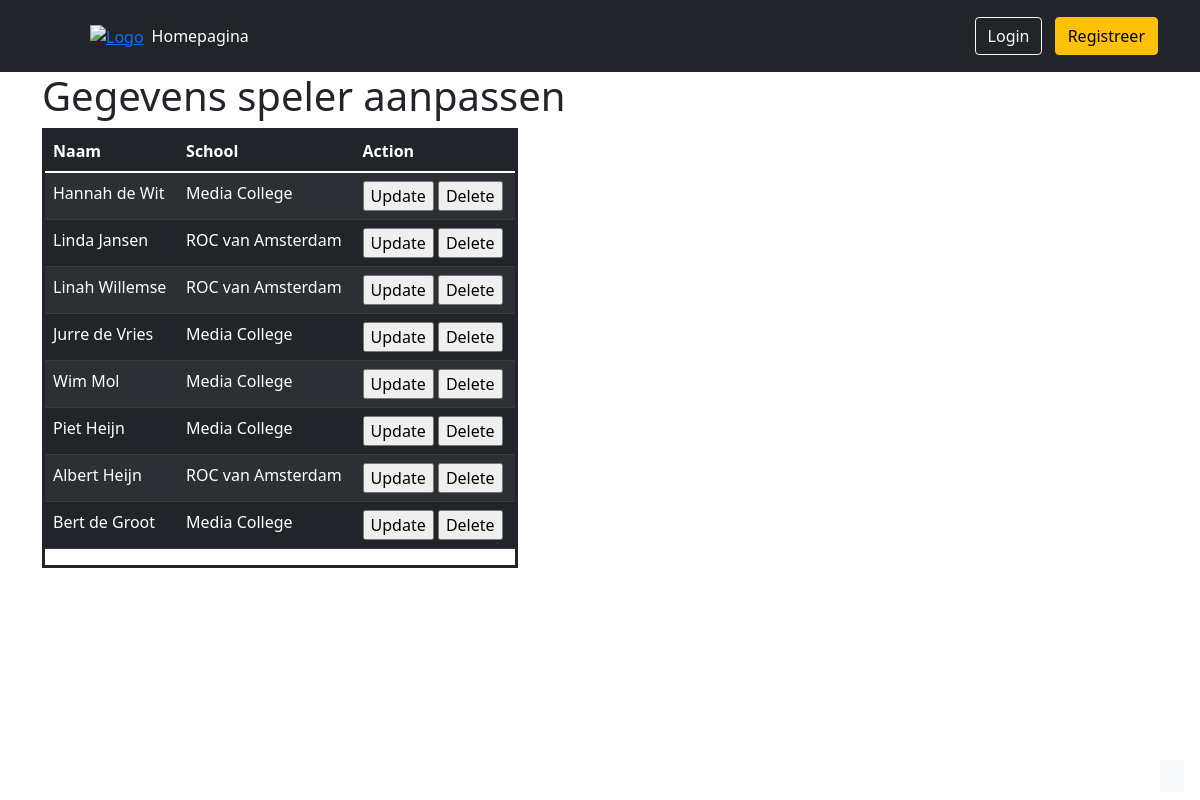
The app's page /spelers_update.php with its own data.
### tables this page shows
CREATE TABLE `spelers` (
  `speler_id` int(10) NOT NULL,
  `voornaam` varchar(50) NOT NULL,
  `tussenvoegsel` varchar(20) DEFAULT NULL,
  `achternaam` varchar(50) NOT NULL,
  `school_id` int(10) NOT NULL
);

CREATE TABLE `scholen` (
  `school_id` int(10) NOT NULL,
  `schoolnaam` varchar(50) NOT NULL
);

### spelerdatabase.php (the view, shortened to what this page needs)
<?php
function postEachPlayerForm($db) {
    if (isset($_POST["wijzig"])) {
        $hiddenId = $_POST["hiddenId"];
        postWijzigForm($hiddenId, $db);
    } else {
        if (isset($_POST["verwijder"])) {
            $hiddenId = $_POST["hiddenId"];
            deletePlayer($hiddenId, $db);
        } else {
            if (isset($_POST["submit"])) {
                $speler_id = $_POST["speler_id"];
                $voornaam = $_POST["voornaam"];
                $tussenvoegsel = $_POST["tussenvoegsel"];
                $achternaam = $_POST["achternaam"];
                $schoolnaam = $_POST["school"];
                $school_id = getIdFromSchoolName($schoolnaam, $db);
                if (checkValidityName($voornaam, $tussenvoegsel, $achternaam, $school_id, $db, 0)) {
                    $query_speler =  $db->prepare("UPDATE `spelers` set voornaam=?, tussenvoegsel=?, achternaam=?, school_id=? WHERE speler_id=?");
                    $query_speler->execute(array(
                        $voornaam,
                        $tussenvoegsel,
                        $achternaam,
                        $school_id,
                        $speler_id
                    ));
                    $result = $query_speler->execute();
                    if ($result) {
?><br>
                        <div class="box-terug">
                            <h2> Speler succesvol geupdate.</h2><br><a class="whitetext" href="spelers_update.php"> Terug </a><br><br>
                        </div><?php
                            } else {
                                echo "<h2> Er is iets fout gegaan. Probeer het nog een keer.</h2>";
                            }
                        }
                    } else {
                        $querySpeScho = $db->prepare("SELECT spelers.*, schoolnaam FROM `spelers` INNER JOIN scholen ON spelers.school_id = scholen.school_id");
                        $querySpeScho->execute();
                                ?>
                <table class="table table-dark table-striped">
                    <thead>
                        <tr>
                            <th>Naam</th>
                            <th>School</th>
                            <th colspan="2">Action</th>
                        </tr>
                    </thead>
                    <?php
                        foreach ($querySpeScho as $player) {
                    ?>
                        <tr>
                            <form method="post" action="">
                                <td> <?php echo $player["voornaam"] . " " . $player["tussenvoegsel"] . " " . $player["achternaam"]; ?></td>
                                <td> <?php echo $player["schoolnaam"]; ?></td>
                                <td>
                                    <input type="submit" name="wijzig" value="Update" class="submit-btn2">
                                    <input type="submit" name="verwijder" value="Delete" class="submit-btn2">
                            </form>
                            </div>
                        </tr>
                    <?php
                        }
                    ?>
    <?php
                    }
                }
            }
        }
    ?>

### records on screen
spelers: voornaam "Hannah", tussenvoegsel "de", achternaam "Wit", school.schoolnaam "Media College"
spelers: voornaam "Linda", achternaam "Jansen", school.schoolnaam "ROC van Amsterdam"
spelers: voornaam "Linah", achternaam "Willemse", school.schoolnaam "ROC van Amsterdam"
spelers: voornaam "Jurre", tussenvoegsel "de", achternaam "Vries", school.schoolnaam "Media College"
spelers: voornaam "Wim", achternaam "Mol", school.schoolnaam "Media College"
spelers: voornaam "Piet", achternaam "Heijn", school.schoolnaam "Media College"
spelers: voornaam "Albert", achternaam "Heijn", school.schoolnaam "ROC van Amsterdam"
spelers: voornaam "Bert", tussenvoegsel "de", achternaam "Groot", school.schoolnaam "Media College"
